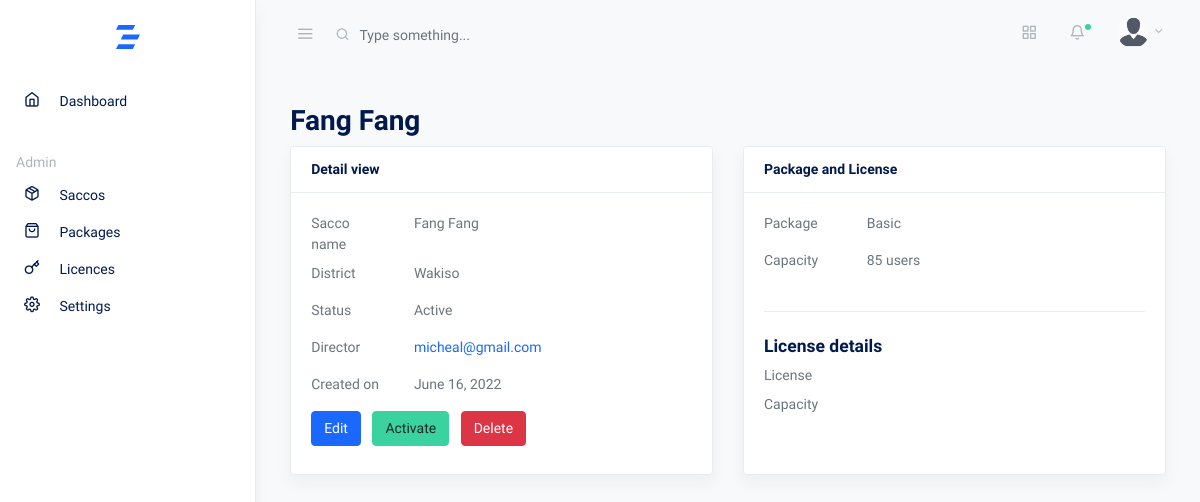
The app's page /saccos/2/detail with its own data.
### core/models.py (models this page shows, shortened)
class CustomModel(models.Model):
    created_on = models.DateTimeField(auto_now_add=True)
    updated_on = models.DateTimeField(auto_now=True, null=True)
    class Meta:
        abstract = True
        ordering = ['created_on']

class Sacco(CustomModel):
    name = models.CharField(max_length=80, unique=True)
    package = models.ForeignKey(Package, null=True, on_delete=models.SET_NULL, related_name='bussiness_package')  # TODO Set package to default rather than null
    district = models.CharField(max_length=60, null=True, blank=True,)
    location = models.CharField(max_length=60, null=True, blank=True,)
    email = models.EmailField(null=True, blank=True, unique=True)
    director = models.ForeignKey(User, null=True, on_delete=models.SET_NULL, related_name='bussiness_director', blank=True,)
    status = models.CharField(max_length=10, default='inactive')
    created_by = models.ForeignKey(User, on_delete=models.CASCADE, related_name='bussiness_creator')
    updated_by = models.ForeignKey(User, on_delete=models.CASCADE, related_name='bussiness_updater', null=True, blank=True)
    objects = models.Manager()
    filtered_objects = SaccoManager()
    class Meta:
        ordering = ['-created_on']
    def __str__(self):
        return self.name

class Package(CustomModel):
    name = models.CharField(max_length=60, unique=True)
    capacity = models.PositiveIntegerField()
    price = models.PositiveIntegerField(validators=[MinValueValidator(120000)], help_text='The minimum package price is 120,000/= per year ')
    status = models.CharField(max_length=10, default='active')
    def __str__(self):
        return self.name

### accounts/models.py (models this page shows, shortened)
class User(AbstractBaseUser, PermissionsMixin):
    USERNAME_FIELD = 'email'
    REQUIRED_FIELDS = []
    first_name = models.CharField(max_length=20, blank=True, null=True)
    last_name = models.CharField(max_length=20, blank=True, null=True)
    username = models.CharField(max_length=20, blank=True, null=True)
    email = models.EmailField(unique=True)
    telephone = models.CharField(max_length=15, blank=True, null=True, unique=True)
    id_type = models.CharField(max_length=20, blank=True, choices=ID_TYPE, default='national')
    id_number = models.CharField(max_length=30, blank=True, null=True, validators=[MinLengthValidator(9), MaxLengthValidator(14)])
    photo = models.ImageField(upload_to='profile/', blank=True, null=True, validators=[image_validator])
    date_joined = models.DateTimeField(auto_now_add=True)
    updated_at = models.DateTimeField(auto_now=True)
    is_active = models.BooleanField(default=True)
    is_staff = models.BooleanField(default=False)
    is_member = models.BooleanField(default=False)
    is_previously_logged_in = models.BooleanField(default=False)
    gender = models.CharField(max_length=20, choices=MARITAL_STATUS, default='single')
    village = models.CharField(max_length=60, blank=True, null=True)
    date_of_birth = models.DateField(auto_now_add=False, auto_created=False, blank=True, null=True, validators=[dob_validation])
    gender = models.CharField(max_length=20, blank=True, choices=GENDER, default='single')
    next_of_kin_name = models.CharField(max_length=50, blank=True, null=True)
    next_of_kin_contact = models.CharField(max_length=50, blank=True, null=True)
    occupation = models.CharField(max_length=60, blank=True, null=True)
    employer_type = models.CharField(max_length=60, blank=True, choices=EMPLOYER_TYPE, default='organization')
    organization = models.CharField(max_length=80, blank=True, null=True)
    objects = UserManager()
    class Meta:
        ordering = ['-date_joined', '-updated_at']
    def __str__(self):
        return self.email
    def get_absolute_url(self):
        return reverse('user', kwargs={'pk': self.pk})

### core/views.py (the view)
# urls.py: path('saccos/<str:pk>/detail', SaccoDetailView.as_view() , name='sacco_detail'),
class SaccoDetailView(DetailView):
    model = Sacco
    template_name = "saccos/detail.html"
    context_object_name = 'sacco'

### templates/saccos/detail.html (shortened to what this page needs)
{% extends 'base.html' %}
{% load crispy_forms_tags %}
{% load humanize %}
{% block content %}
<div class="container-fluid">
    <div class="row justify-content-center">
      <div class="col-12">
        <h2 class="page-title">{{sacco|title}}</h2>
        <div class="card-deck">
          <div class="card shadow mb-4">
            <div class="card-header">
              <strong class="card-title">Detail view</strong>
            </div>
            <div class="card-body">
                    <div class="row">
                      <label  class="col-sm-3">Sacco name</label>
                      <div class="col-sm-9">
                        <p>{{sacco.name|title}}</p>
                      </div>
                    </div>
                      <div class="row">
                        <label  class="col-sm-3">District</label>
                        <div class="col-sm-9">
                          <p>{{sacco.district|title}}</p>
                        </div>
                      </div>
                      <div class="row">
                        <label  class="col-sm-3">Status</label>
                        <div class="col-sm-9">
                          <p>{{sacco.status|title}}</p>
                        </div>
                      </div>
                      <div class="row">
                        <label  class="col-sm-3">Director</label>
                        <div class="col-sm-9">
                          <p><a href="{{ sacco.director.get_absolute_url }}">{{sacco.director}}</a></p>
                        </div>
                      </div>
                      <div class="row">
                        <label  class="col-sm-3">Created on</label>
                        <div class="col-sm-9">
                          <p>{{sacco.package.created_on|date}}</p>
                        </div>
                      </div>
                    <div class="form-group mb-2">
                      <a href="{% url 'sacco_update' sacco.id %}" class="btn btn-primary">Edit</a>
                      {% if sacco.status == 'active' %}
                        <a href="{% url 'sacco_activation' sacco.id %}" class="btn btn-success mx-2">Activate</a>
                    {% else %}
                         <a href="{% url 'sacco_activation' sacco.id %}" class="btn btn-warning mx-2">Suspend</a>
                      {% endif %}
                      <a href="{% url 'sacco_delete' sacco.id %}" class="btn btn-danger">Delete</a>
                    </div>
            </div>
          </div>
          <div class="card shadow mb-4">
            <div class="card-header">
              <strong class="card-title">Package and License</strong>
            </div>
            <div class="card-body">
                <div class="row">
                    <label  class="col-sm-3">Package</label>
                    <div class="col-sm-9">
                      <p>{{sacco.package|title}}</p>
                    </div>
                  </div>
                  <div class="row">
                    <label  class="col-sm-3">Capacity</label>
                    <div class="col-sm-9">
                      <p>{{sacco.package.capacity|intcomma}} users</p>
                    </div>
                  </div>
                  <hr class="my-4">
                  <h5>License details</h5>
                  <div class="row">
                    <label  class="col-sm-3">License</label>
                    <div class="col-sm-9">
                    </div>
                  </div>
                  <div class="row">
                    <label  class="col-sm-3">Capacity</label>
                    <div class="col-sm-9">
                    </div>
                  </div>
            </div>
          </div>
        </div>
      </div>
    </div>
  </div>
{% endblock content %}

### records on screen
Sacco: name "Fang Fang", district "Wakiso", status "Active", director "micheal@gmail.com", package.created_on "June 16, 2022", package "Basic", package.capacity "85"
